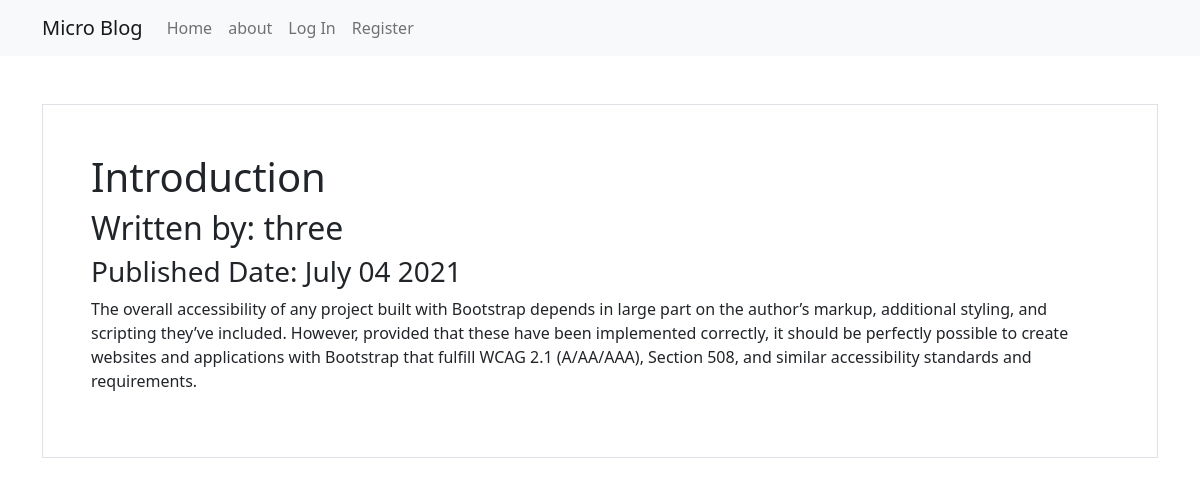
Page /6 on the committed database.
### puppycompanyblog/models.py (models this page shows, shortened)
class BlogPost(db.Model):
    users = db.relationship("User")
    id = db.Column(db.Integer, primary_key = True)
    user_id = db.Column(db.Integer, db.ForeignKey('users.id'), nullable=False)
    date = db.Column(db.DateTime, nullable=False, default=datetime.utcnow)
    title = db.Column(db.String(140), nullable=False)
    text = db.Column(db.Text, nullable=False)

class User(db.Model, UserMixin):
    __tablename__ = 'users'
    id = db.Column(db.Integer, primary_key= True)
    profile_image = db.Column(db.String(20), nullable = False, default = "default_profile.png")
    email = db.Column(db.String(64), unique = True, index = True)
    username = db.Column(db.String(64), unique = True, index = True)
    password_hash = db.Column(db.String(128))
    posts = db.relationship("BlogPost", backref='author', lazy=True)

### puppycompanyblog/users/views.py (the view)
@users.route('/<username>')
def user_posts(username):
    page = request.args.get('page', 1, type=int)
    user = User.query.filter_by(username=username).first_or_404()
    blog_posts = BlogPost.query.filter_by(author=user).order_by(BlogPost.date.desc()).paginate(page=page, per_page=5)
    return render_template('user_blog_posts.html', blog_posts=blog_posts, user=user)

### puppycompanyblog/blog_posts/views.py (called while the page is built)
@blog_posts.route('/<int:blog_post_id>')
def blog_post(blog_post_id):
    blog_post = BlogPost.query.get_or_404(blog_post_id)
    return render_template('blog_post.html', title=blog_post.title, date=blog_post.date, post=blog_post), 200

### puppycompanyblog/templates/blog_post.html (shortened to what this page needs)
{% extends "base.html" %}
{% block content %}
<div class="container-fulid border my-5 p-5 text center">
    <h1>{{ post.title }}</h1>
    <h2>Written by: {{post.author.username}} </h2>
    <h3>Published Date: {{ post.date.strftime('%B %d %Y') }} </h3>
    <p>{{ post.text }}</p>
</div>
{% endblock %}

### rows in the picture
BlogPost: title "Introduction", date "July 04 2021", text "The overall accessibility of any project built with Bootstrap depends in large part on the author’s markup, additional styling, and scripting they’ve included. However, provided that these have been implemented correctly, it should be perfectly possible to create websites and applications with Bootstrap that fulfill WCAG 2.1 (A/AA/AAA), Section 508, and similar accessibility standards and requirements."
User: author.username "three"
